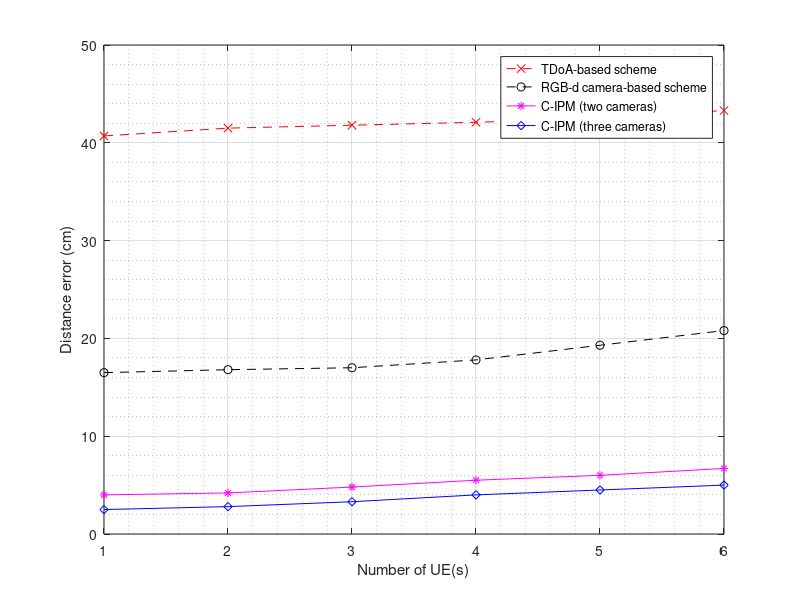

The MATLAB source for this figure:
ue=[1 2 3 4 5 6];

tdoa=[40.7 41.5 41.8 42.1 42.5 43.3];
rgbd=[16.5 16.8 17 17.8 19.3 20.8];
two=[4 4.2 4.8 5.5 6 6.7];
three=[2.5 2.8 3.3 4 4.5 5];

%tdoa=[100 100 100 100 100 100];
%rgbd=[100 95 91.5 89 87.6 86.5];
%two=[100 96 93 91 90 89.5];
%three=[100 100 99.75 99.5 99 98.5];

plot(ue, tdoa, 'r--x')
hold on 
plot(ue, rgbd, 'k--o') 
plot(ue, two, 'm-*') 
plot(ue, three, 'b-diamond') 

xlabel('Number of UE(s)')
ylabel('Distance error (cm)')
%ylabel('Detection rate (%)')

xticks(1:6);
grid on
grid minor
hold off
legend("TDoA-based scheme", "RGB-d camera-based scheme", "C-IPM (two cameras)", "C-IPM (three cameras)")